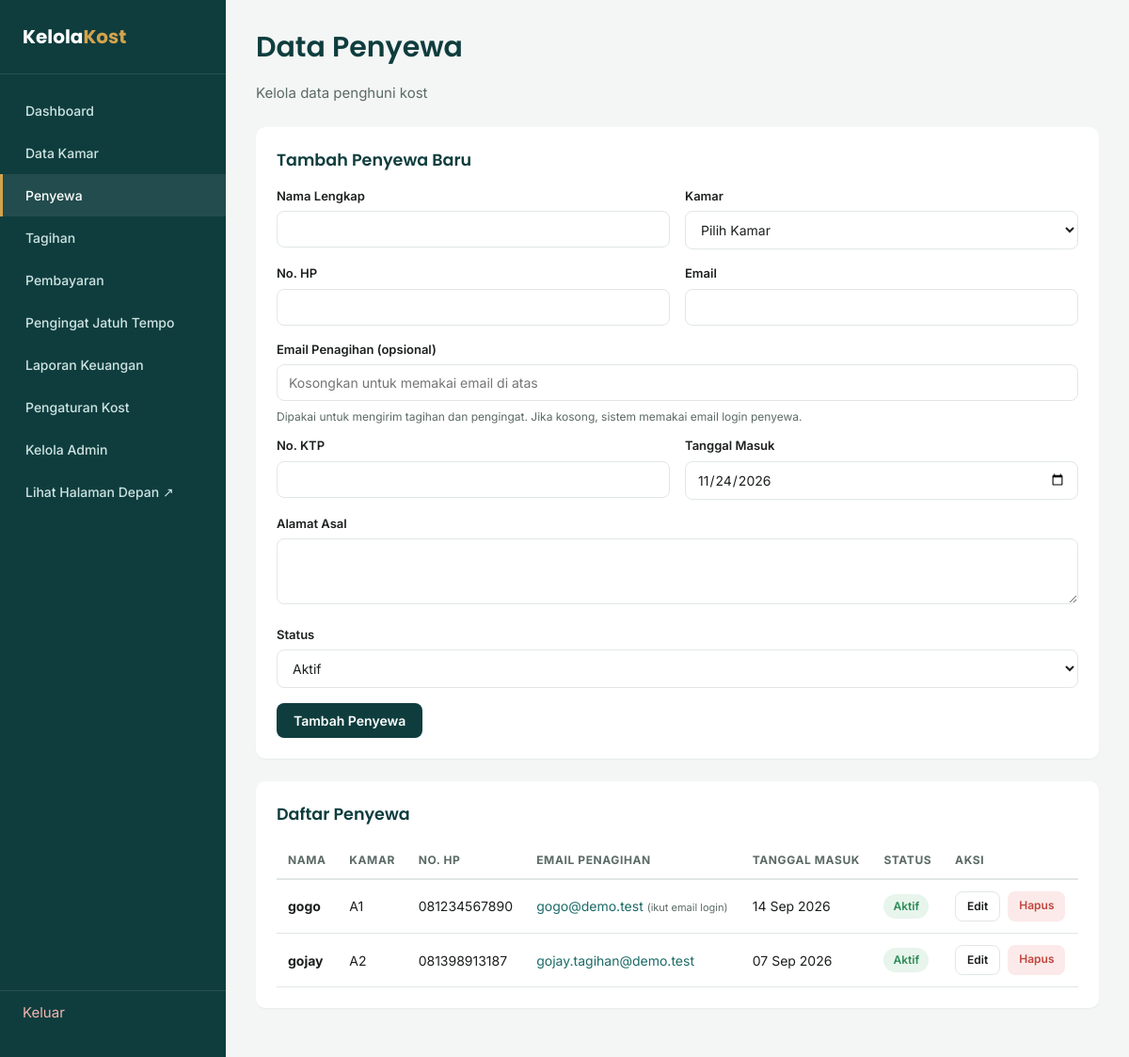
The app's page /penyewa.php (signed in) with its own data.
### tables this page shows
CREATE TABLE penyewa (
    id            INT UNSIGNED  NOT NULL AUTO_INCREMENT,
    nama          VARCHAR(100)  NOT NULL,
    kamar_id      INT UNSIGNED  NOT NULL,
    no_hp           VARCHAR(30)   NULL,
    email           VARCHAR(120)  NULL,
    email_penagihan VARCHAR(120)  NULL,
    no_ktp          VARCHAR(30)   NULL,
    tanggal_masuk DATE          NOT NULL,
    alamat_asal   TEXT          NULL,
    status        ENUM('aktif','nonaktif') NOT NULL DEFAULT 'aktif',
    password      VARCHAR(255)  NULL,
    created_at    TIMESTAMP     NOT NULL DEFAULT CURRENT_TIMESTAMP,
    PRIMARY KEY (id),
    UNIQUE KEY uq_penyewa_email (email),
    KEY idx_penyewa_kamar (kamar_id),
    CONSTRAINT fk_penyewa_kamar FOREIGN KEY (kamar_id) REFERENCES kamar (id)
        ON UPDATE CASCADE ON DELETE RESTRICT
);

CREATE TABLE kamar (
    id            INT UNSIGNED   NOT NULL AUTO_INCREMENT,
    nomor_kamar   VARCHAR(20)    NOT NULL,
    tipe          VARCHAR(50)    NOT NULL,
    harga_bulanan DECIMAL(12,2)  NOT NULL DEFAULT 0,
    fasilitas     TEXT           NULL,
    status        ENUM('kosong','terisi') NOT NULL DEFAULT 'kosong',
    PRIMARY KEY (id),
    UNIQUE KEY uq_kamar_nomor (nomor_kamar)
);

### includes/functions.php (called while the page is built, shortened)
<?php
function e($value): string
{
    return htmlspecialchars((string) $value, ENT_QUOTES, 'UTF-8');
}
function bulan_singkat(int $bulan): string
{
    $daftar = [
        1 => 'Jan', 2 => 'Feb', 3 => 'Mar', 4 => 'Apr',
        5 => 'Mei', 6 => 'Jun', 7 => 'Jul', 8 => 'Agu',
        9 => 'Sep', 10 => 'Oct', 11 => 'Nov', 12 => 'Des',
    ];
    return $daftar[$bulan] ?? '';
}
function tanggal_id($tanggal): string
{
    $ts = strtotime($tanggal);
    return date('d', $ts) . ' ' . bulan_singkat((int) date('n', $ts)) . ' ' . date('Y', $ts);
}
function email_penagihan(array $penyewa): string
{
    $email = trim((string) ($penyewa['email_penagihan'] ?? ''));
    if ($email === '') {
        $email = trim((string) ($penyewa['email'] ?? ''));
    }
    return $email;
}

### penyewa.php (the view, shortened to what this page needs)
<?php
require_once __DIR__ . '/koneksi.php';
$edit   = null;
$daftarPenyewa = $pdo->query('
    SELECT p.*, k.nomor_kamar
    FROM penyewa p
    LEFT JOIN kamar k ON k.id = p.kamar_id
    ORDER BY p.nama ASC
')->fetchAll();
require __DIR__ . '/includes/header.php';
?>
<div class="topbar">
    <div>
        <h1>Data Penyewa</h1>
        <p class="text-muted mb-0">Kelola data penghuni kost</p>
    </div>
</div>
<div class="card">
    <div class="card-header">
        <h3 class="mb-0"><?= $edit ? 'Edit Penyewa' : 'Tambah Penyewa Baru' ?></h3>
    </div>
    <form method="POST" action="penyewa_proses.php">
        <div class="form-row">
            <div>
                <label for="nama">Nama Lengkap</label>
                <input type="text" id="nama" name="nama" required value="<?= e($edit['nama'] ?? '') ?>">
            </div>
            <div>
                <label for="kamar_id">Kamar</label>
                <select id="kamar_id" name="kamar_id" required>
                    <option value="">Pilih Kamar</option>
                </select>
            </div>
        </div>
        <div class="form-row">
            <div>
                <label for="no_hp">No. HP</label>
                <input type="text" id="no_hp" name="no_hp" value="<?= e($edit['no_hp'] ?? '') ?>">
            </div>
            <div>
                <label for="email">Email</label>
                <input type="email" id="email" name="email" value="<?= e($edit['email'] ?? '') ?>">
            </div>
        </div>
        <label for="email_penagihan">Email Penagihan (opsional)</label>
        <input type="email" id="email_penagihan" name="email_penagihan" placeholder="Kosongkan untuk memakai email di atas" value="<?= e($edit['email_penagihan'] ?? '') ?>">
        <p class="text-muted" style="font-size:12px; margin-top:-8px;">
            Dipakai untuk mengirim tagihan dan pengingat. Jika kosong, sistem memakai email login penyewa.
        </p>
        <div class="form-row">
            <div>
                <label for="no_ktp">No. KTP</label>
                <input type="text" id="no_ktp" name="no_ktp" value="<?= e($edit['no_ktp'] ?? '') ?>">
            </div>
            <div>
                <label for="tanggal_masuk">Tanggal Masuk</label>
                <input type="date" id="tanggal_masuk" name="tanggal_masuk" required value="<?= e($edit['tanggal_masuk'] ?? date('Y-m-d')) ?>">
            </div>
        </div>
        <label for="alamat_asal">Alamat Asal</label>
        <textarea id="alamat_asal" name="alamat_asal"><?= e($edit['alamat_asal'] ?? '') ?></textarea>
        <label for="status">Status</label>
        <select id="status" name="status">
            <option value="aktif"<?= ($edit['status'] ?? 'aktif') === 'aktif' ? ' selected' : '' ?>>Aktif</option>
        </select>
        <button type="submit" class="btn btn-primary"><?= $edit ? 'Simpan Perubahan' : 'Tambah Penyewa' ?></button>
    </form>
</div>
<div class="card">
    <div class="card-header">
        <h3 class="mb-0">Daftar Penyewa</h3>
    </div>
    <table>
        <thead>
            <tr>
                <th>Nama</th>
                <th>Kamar</th>
                <th>No. HP</th>
                <th>Email Penagihan</th>
                <th>Tanggal Masuk</th>
                <th>Status</th>
                <th>Aksi</th>
            </tr>
        </thead>
        <tbody>
            <?php foreach ($daftarPenyewa as $p): ?>
                <?php $aktif = $p['status'] === 'aktif'; ?>
                <tr>
                    <td><strong><?= e($p['nama']) ?></strong></td>
                    <td><?= e($p['nomor_kamar'] ?? '-') ?></td>
                    <td><?= e($p['no_hp']) ?></td>
                    <td>
                        <?php $emailTagih = email_penagihan($p); ?>
                        <?php if ($emailTagih !== ''): ?>
                            <a href="mailto:<?= e($emailTagih) ?>"><?= e($emailTagih) ?></a>
                            <?php if (empty($p['email_penagihan'])): ?>
                                <span class="text-muted" style="font-size:11px;">(ikut email login)</span>
                            <?php endif; ?>
                        <?php else: ?>
                            <span class="text-muted">-</span>
                        <?php endif; ?>
                    </td>
                    <td><?= tanggal_id($p['tanggal_masuk']) ?></td>
                    <td>
                        <span class="badge <?= $aktif ? 'badge-success' : 'badge-neutral' ?>">
                            <?= $aktif ? 'Aktif' : 'Nonaktif' ?>
                        </span>
                    </td>
                    <td class="actions-cell">
                        <a href="penyewa.php?edit=<?= (int) $p['id'] ?>" class="btn btn-outline btn-sm">Edit</a>
                        <a href="penyewa_proses.php?action=delete&id=<?= (int) $p['id'] ?>" class="btn btn-danger btn-sm confirm-delete" data-confirm="Hapus data penyewa <?= e($p['nama']) ?>?">Hapus</a>
                    </td>
                </tr>
            <?php endforeach; ?>
        </tbody>
    </table>
</div>
<?php require __DIR__ . '/includes/footer.php'; ?>

### assets/css/style.css (style rules this page uses)
:root { --color-bg: #F4F6F5; --color-surface: #FFFFFF; --color-primary: #0F3D3E; --color-primary-light: #1B6B67; --color-accent: #D4A34C; --color-text: #1B1F1D; --color-text-muted:#5B6A66; --color-border: #E1E7E5; --color-success: #2E8B57; --color-success-bg:#E7F5EC; --color-danger: #C1443C; --color-danger-bg: #FBEAE9; --color-warning-bg:#FFF6E5; --radius: 10px; --shadow-sm: 0 1px 2px rgba(15, 61, 62, 0.06); --shadow-md: 0 4px 16px rgba(15, 61, 62, 0.08); --sidebar-width: 240px; --font-display: 'Poppins', sans-serif; --font-body: 'Inter', sans-serif; }
* { box-sizing: border-box; }
html, body { margin: 0; padding: 0; background: var(--color-bg); color: var(--color-text); font-family: var(--font-body); font-size: 15px; line-height: 1.5; }
h1, h2, h3, h4 { font-family: var(--font-display); font-weight: 600; margin: 0 0 8px 0; color: var(--color-primary); }
a { color: var(--color-primary-light); text-decoration: none; }
.topbar { display: flex; justify-content: space-between; align-items: center; margin-bottom: 24px; flex-wrap: wrap; gap: 12px; }
.card { background: var(--color-surface); border-radius: var(--radius); padding: 22px; box-shadow: var(--shadow-sm); margin-bottom: 24px; }
.card-header { display: flex; justify-content: space-between; align-items: center; margin-bottom: 16px; flex-wrap: wrap; gap: 10px; }
label { display: block; font-size: 13px; font-weight: 600; margin-bottom: 6px; color: var(--color-text); }
input, select, textarea { width: 100%; padding: 10px 12px; border: 1px solid var(--color-border); border-radius: 8px; font-family: var(--font-body); font-size: 14px; margin-bottom: 16px; background: #fff; color: var(--color-text); }
textarea { resize: vertical; min-height: 70px; }
.form-row { display: grid; grid-template-columns: 1fr 1fr; gap: 16px; }
.btn { display: inline-block; padding: 10px 18px; border-radius: 8px; border: none; font-family: var(--font-body); font-weight: 600; font-size: 14px; cursor: pointer; text-align: center; }
.btn-primary { background: var(--color-primary); color: #fff; }
.btn-danger { background: var(--color-danger-bg); color: var(--color-danger); }
.btn-outline { background: transparent; border: 1px solid var(--color-border); color: var(--color-text); }
.btn-sm { padding: 6px 12px; font-size: 12px; }
table { width: 100%; border-collapse: collapse; font-size: 14px; }
thead th { text-align: left; font-size: 12px; text-transform: uppercase; letter-spacing: 0.05em; color: var(--color-text-muted); padding: 10px 12px; border-bottom: 2px solid var(--color-border); }
tbody td { padding: 12px; border-bottom: 1px solid var(--color-border); vertical-align: middle; }
.actions-cell { display: flex; gap: 8px; flex-wrap: wrap; }
.badge { display: inline-block; padding: 4px 10px; border-radius: 999px; font-size: 12px; font-weight: 600; }
.badge-success { background: var(--color-success-bg); color: var(--color-success); }
.text-muted { color: var(--color-text-muted); }
.mb-0 { margin-bottom: 0; }

### records on screen
penyewa: nama "gogo", kamar.nomor_kamar "A1", no_hp "081234567890", email "gogo@demo.test", shows "(ikut email login)", tanggal_masuk "14 Sep 2026", status "Aktif"
penyewa: nama "gojay", kamar.nomor_kamar "A2", no_hp "081398913187", email_penagihan "gojay.tagihan@demo.test", tanggal_masuk "07 Sep 2026", status "Aktif"
